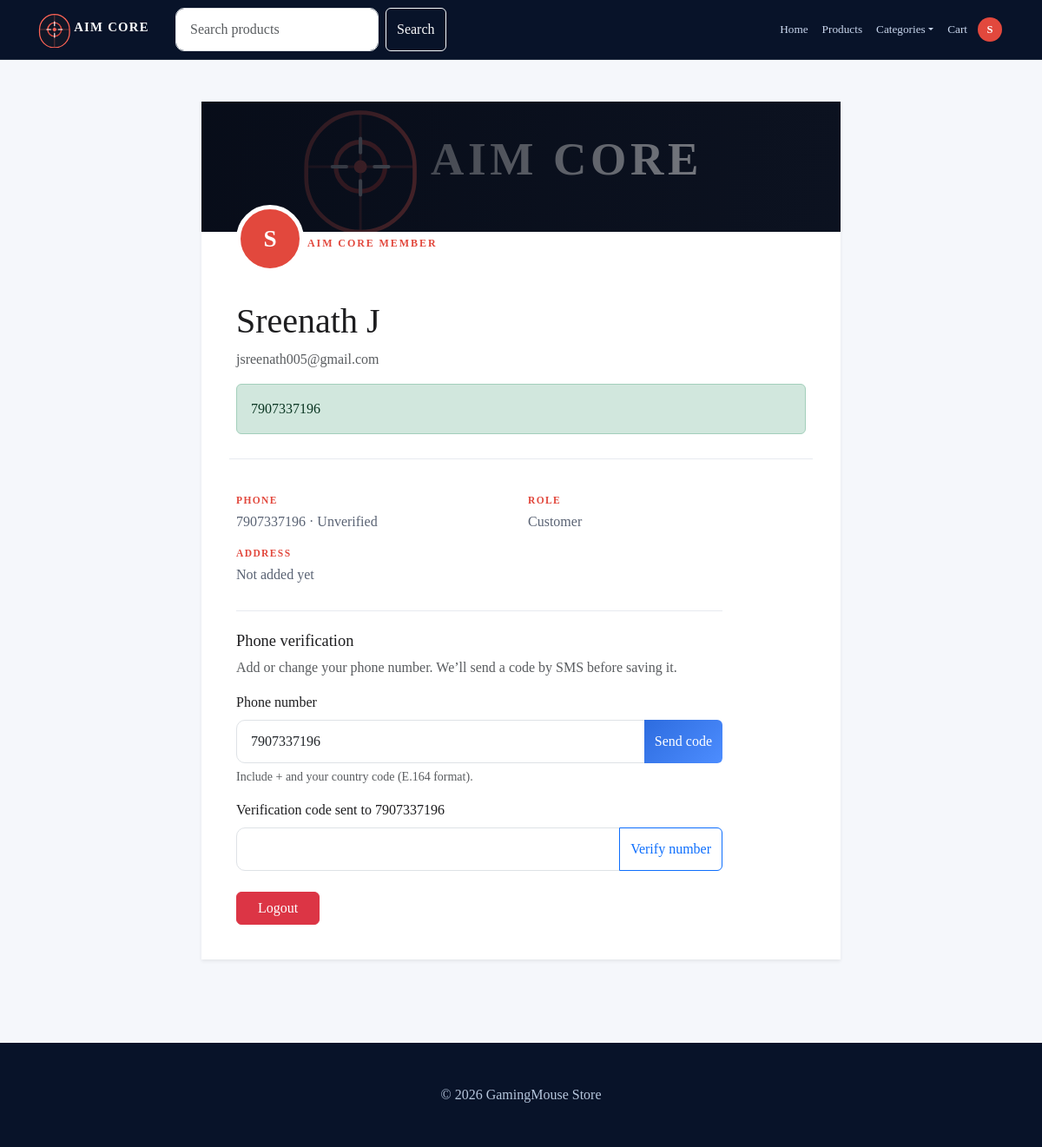
The page /accounts/profile/ (signed in) on the database its author committed.
### accounts/models.py (models this page shows, shortened)
class User(AbstractUser):
    user_id = models.AutoField(primary_key=True)
    name = models.CharField(max_length=255)
    email = models.EmailField(unique=True)
    phone = models.CharField(max_length=20, blank=True, null=True)
    phone_verified = models.BooleanField(default=False)
    address = models.TextField(blank=True, null=True)
    role = models.CharField(max_length=50, default='customer')
    created_at = models.DateTimeField(auto_now_add=True)
    USERNAME_FIELD = 'email'
    REQUIRED_FIELDS = ['name']
    class Meta:
        db_table = 'USER'

### accounts/views.py (the view, shortened to what this page needs)
# urls.py: path('profile/', views.profile_view, name='profile'),
@login_required(login_url='login')
def profile_view(request):
    phone_error = None
    phone_notice = None
    pending_phone = request.session.get('pending_phone_verification')
    return render(request, 'profile.html', {
        'phone_error': request.session.pop('profile_phone_error', None),
        'phone_notice': request.session.pop('profile_phone_notice', None),
        'pending_phone': pending_phone,
        'phone_form_value': request.session.get('profile_phone_form_value', ''),
    })

### products/context_processors.py (called while the page is built)
def navigation_categories(request):
    return {
        'navigation_categories': Category.objects.filter(
            products__isnull=False,
        ).distinct().order_by('category_name'),
    }

### templates/profile.html (shortened to what this page needs)
{% extends 'base.html' %}
{% block content %}
<main class="profile-page py-5 inner-page">
    <div class="container">
        <div class="row justify-content-center">
            <div class="col-lg-8">
                <div class="profile-card shadow-sm">
                    <div class="profile-cover"></div>
                    <div class="profile-content">
                        <div class="profile-avatar profile-avatar-large">{{ user.name|default:user.email|first|upper }}</div>
                        <span class="eyebrow">AIM CORE MEMBER</span>
                        <h1>{{ user.name|default:user.email }}</h1>
                        <p class="text-muted">{{ user.email }}</p>
                        {% if phone_notice %}<div class="alert alert-success" role="status">{{ phone_notice }}</div>{% endif %}
                        <div class="row g-3 profile-details">
                            <div class="col-md-6"><span>Phone</span><strong>{{ user.phone|default:'Not added yet' }}{% if user.phone %} · {% if user.phone_verified %}Verified{% else %}Unverified{% endif %}{% endif %}</strong></div>
                            <div class="col-md-6"><span>Role</span><strong>{{ user.role|title }}</strong></div>
                            <div class="col-12"><span>Address</span><strong>{{ user.address|default:'Not added yet' }}</strong></div>
                        </div>
                        <section class="profile-phone-section" aria-labelledby="profile-phone-heading">
                            <h2 id="profile-phone-heading">Phone verification</h2>
                            <p class="text-muted">Add or change your phone number. We’ll send a code by SMS before saving it.</p>
                            <form method="post" action="{% url 'profile' %}" class="profile-phone-form">
                                <label class="form-label" for="profile-phone">Phone number</label>
                                <div class="input-group">
                                    <input id="profile-phone" class="form-control" type="tel" name="phone" value="{{ pending_phone|default:phone_form_value|default:user.phone|default:'' }}" placeholder="+14155552671" autocomplete="tel" pattern="\+[1-9][0-9]{7,14}" aria-describedby="profile-phone-help" required>
                                    <button class="btn btn-primary" type="submit">Send code</button>
                                </div>
                                <small id="profile-phone-help" class="form-text text-muted">Include + and your country code (E.164 format).</small>
                            </form>
                            {% if pending_phone %}
                                <form method="post" action="{% url 'profile' %}" class="profile-phone-form mt-3">
                                    <label class="form-label" for="verification-code">Verification code sent to {{ pending_phone }}</label>
                                    <div class="input-group">
                                        <input id="verification-code" class="form-control" type="text" name="verification_code" inputmode="numeric" autocomplete="one-time-code" maxlength="10" required>
                                        <button class="btn btn-outline-primary" type="submit">Verify number</button>
                                    </div>
                                </form>
                            {% endif %}
                        </section>
                        <form method="post" action="{% url 'logout' %}" class="mt-4">
                            <button type="submit" class="btn btn-danger px-4">Logout</button>
                        </form>
                    </div>
                </div>
            </div>
        </div>
    </div>
</main>
{% endblock %}

### static/css/style.css (style rules this page uses)
body { background: #f5f7fb; color: #1d1d1f; font-family: Georgia, 'Times New Roman', serif; scroll-behavior: smooth; }
:root { --aim-blue: #1766d3; --aim-blue-dark: #081329; --aim-blue-soft: #eaf2ff; --aim-ink: #0d1c35; }
.inner-page, .catalog-page { min-height: calc(100vh - 150px); background: #f4f7fb; }
.blue-panel, .profile-card, .auth-card, .cart-panel, .cart-summary { animation: panel-in .65s ease both; }
html { scroll-behavior: smooth; }
.page-enter { animation: page-enter .65s ease both; }
.hero-eyebrow, .eyebrow { color: #e2483d; }
.btn-primary { background: linear-gradient(135deg, #2d6cdf, #4d8dff); border: none; }
.profile-avatar { display: inline-grid; place-items: center; width: 28px; height: 28px; border-radius: 50%; color: #fff; background: #e2483d; font-size: .78rem; font-weight: 700; }
.profile-page { min-height: calc(100vh - 140px); background: #f5f7fb; }
.profile-card { overflow: hidden; background: #fff; }
.profile-cover { height: 150px; background: linear-gradient(100deg, rgba(7, 12, 24, .92), rgba(7, 12, 24, .45)), url('../images/aim-core-logo.svg') center/520px auto no-repeat, #101727; }
.profile-content { position: relative; padding: 0 2.5rem 2.5rem; }
.profile-avatar-large { width: 78px; height: 78px; margin-top: -39px; margin-bottom: 1.5rem; border: 5px solid #fff; font-size: 1.7rem; }
.profile-content h1 { margin-top: .45rem; }
.profile-details { margin-top: 1.8rem; padding-top: 1.4rem; border-top: 1px solid #e7eaf0; }
.profile-details div { display: flex; flex-direction: column; gap: .25rem; }
.profile-details span { color: #e2483d; font-size: .72rem; font-weight: 700; letter-spacing: .12em; text-transform: uppercase; }
.profile-details strong { font-weight: 400; color: #596273; }
.profile-phone-section { max-width: 560px; margin-top: 1.8rem; padding-top: 1.4rem; border-top: 1px solid #e7eaf0; }
.profile-phone-section h2 { font-size: 1.15rem; }
.profile-phone-form .form-text { display: block; margin-top: .35rem; }
.eyebrow { color: #e2483d; font-size: .75rem; font-weight: 700; letter-spacing: .16em; }
.form-control { border-radius: 10px; padding: .75rem 1rem; }
.blue-buy-button, .btn { transition: transform .2s ease, box-shadow .2s ease, background-color .2s ease; }

### rows shown on the page
User: name|first "S", name "Sreenath J", email "jsreenath005@gmail.com", phone "7907337196", role "Customer", address "Not added yet"

### other values the page prints
{{ phone_notice }} "7907337196"
{{ pending_phone }} "7907337196"
